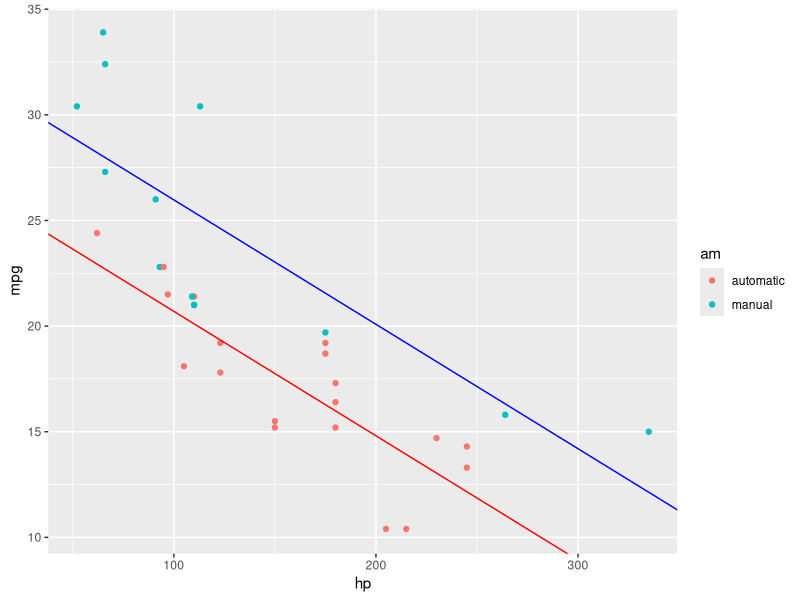
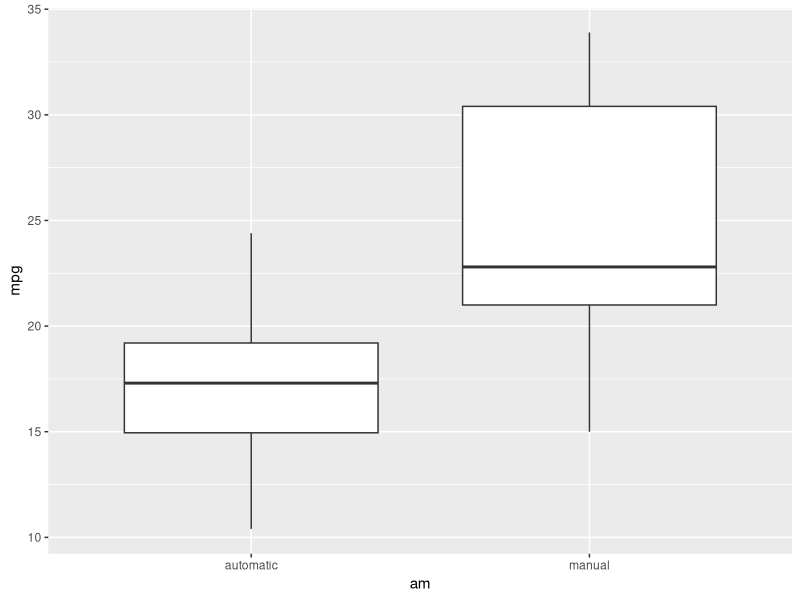
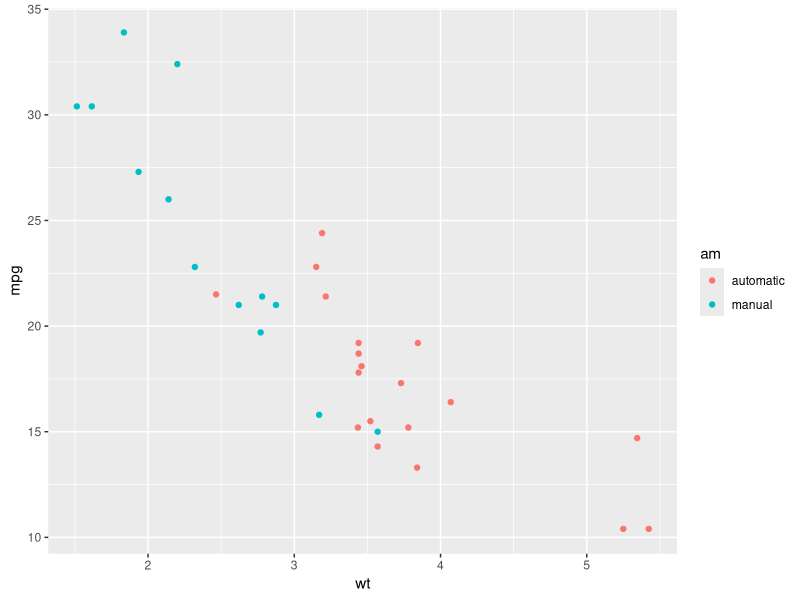
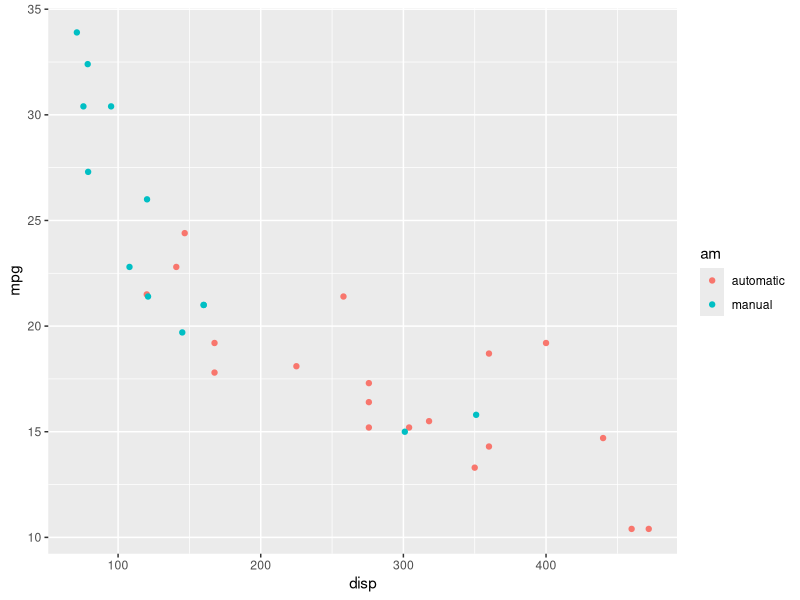
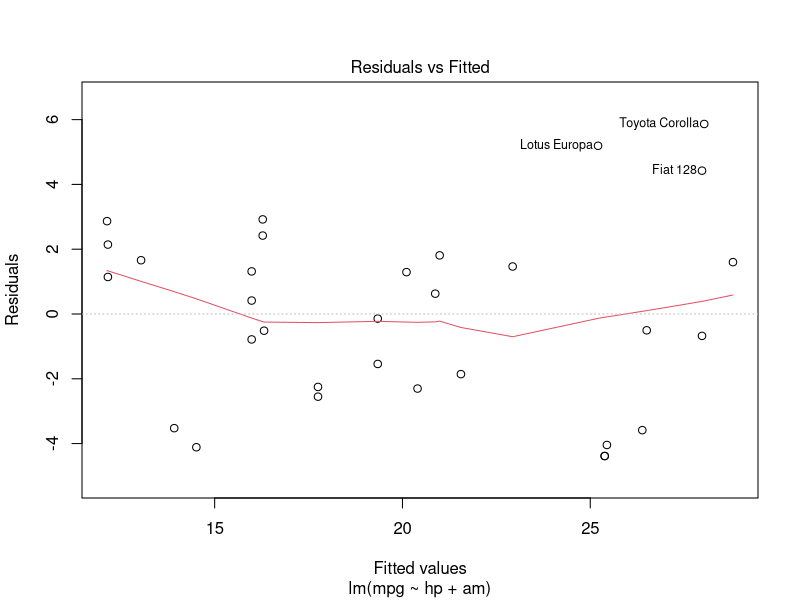
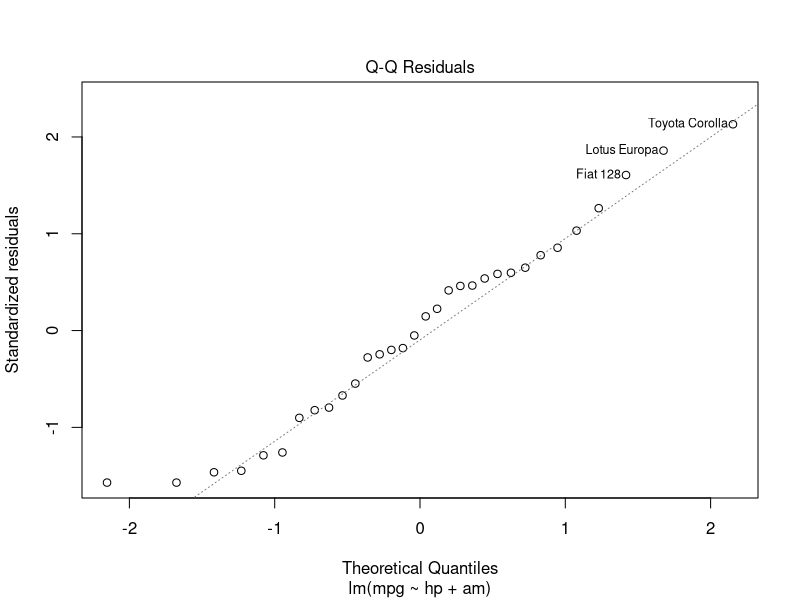
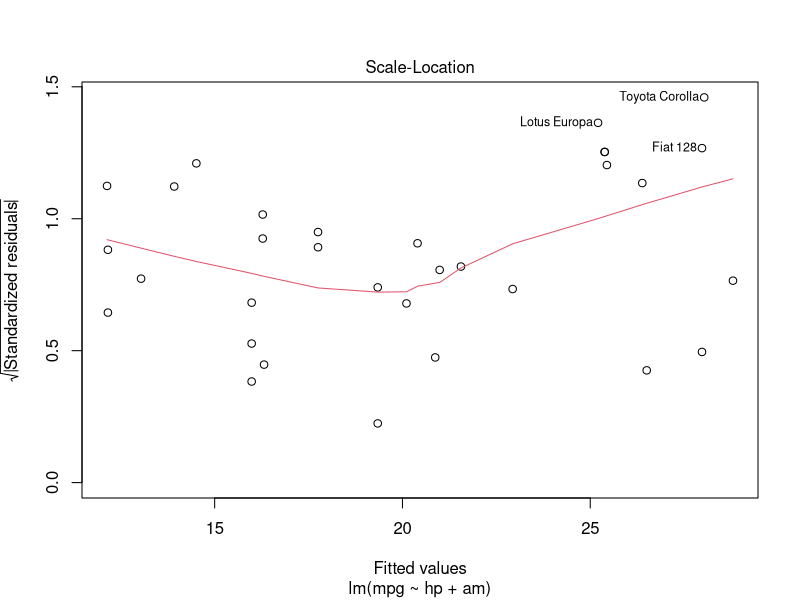
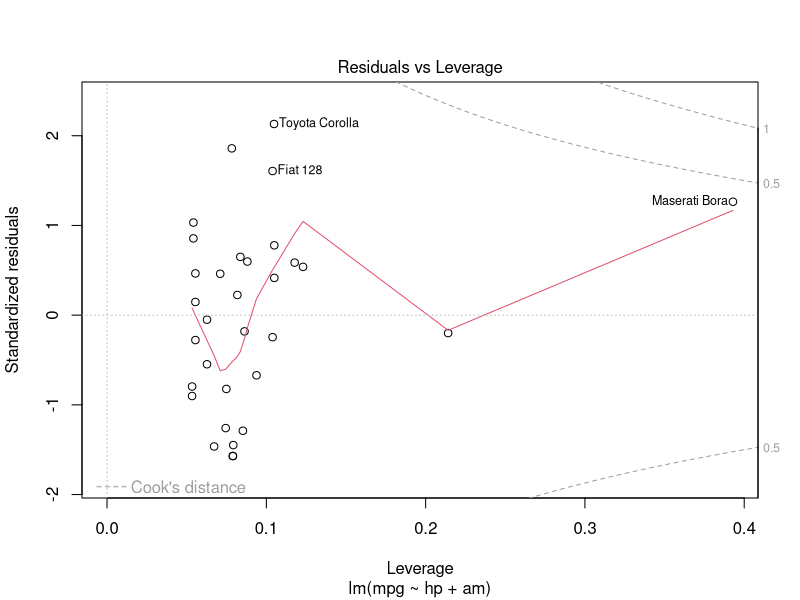

These charts were generated, in order, by the following R code:
## ---- chunk 1
suppressPackageStartupMessages({library(ggplot2,quietly=TRUE)})
x <- mtcars
cols <- c('cyl', 'vs', 'gear', 'carb'); x[cols] <- lapply(x[cols], factor)
x$am <- factor(x$am, levels = c(0,1), labels = c('automatic', 'manual'))
## ---- chunk 2
fit1 <- lm(mpg ~ am, data = x)
summary(fit1)$coefficients
## ---- chunk 3
fit2 <- lm(mpg ~ hp + am, data = x)
sumCoef <- summary(fit2)$coefficients; print(sumCoef, digits = 4)
sumCoef[3,1] + c(-1, 0, 1) * qt(0.975, df= fit2$df) * sumCoef[3,2]
## ---- chunk 4
ggplot(x, aes(hp, mpg, colour = am)) + geom_point() +
  geom_abline(intercept=fit2$coeff[1], slope = fit2$coeff[2], colour = 'red') +
  geom_abline(intercept=fit2$coeff[1]+fit2$coeff[3], slope = fit2$coeff[2], colour = 'blue')
## ---- chunk 5
str(x)
## ---- chunk 6
qplot(am, mpg, data = x, geom = 'boxplot')
## ---- chunk 7
fitALL <- lm(mpg ~ . , data = x)
anova(fitALL)
## ---- chunk 8
qplot(wt, mpg, colour = am, data = x)
qplot(disp, mpg, colour = am, data = x)
## ---- chunk 9
plot((fit2))
